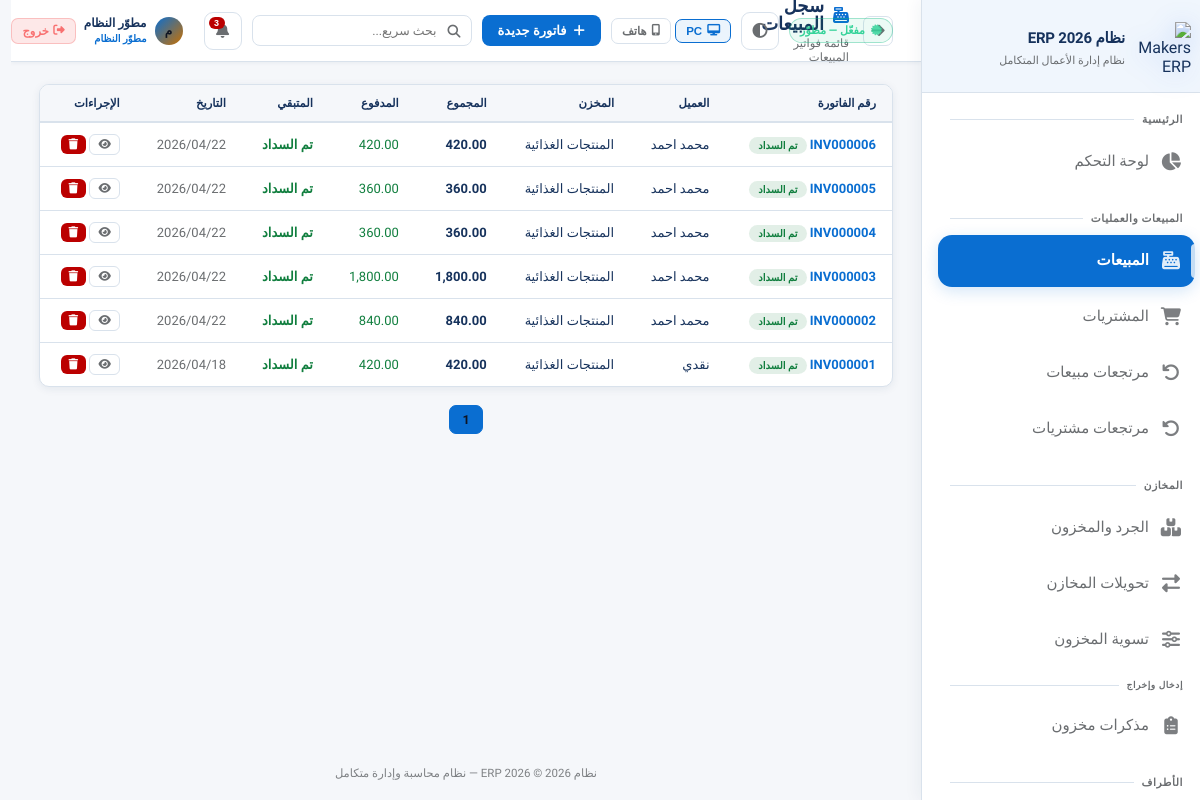
/sales (signed in), run on an earlier commit of the app's database.
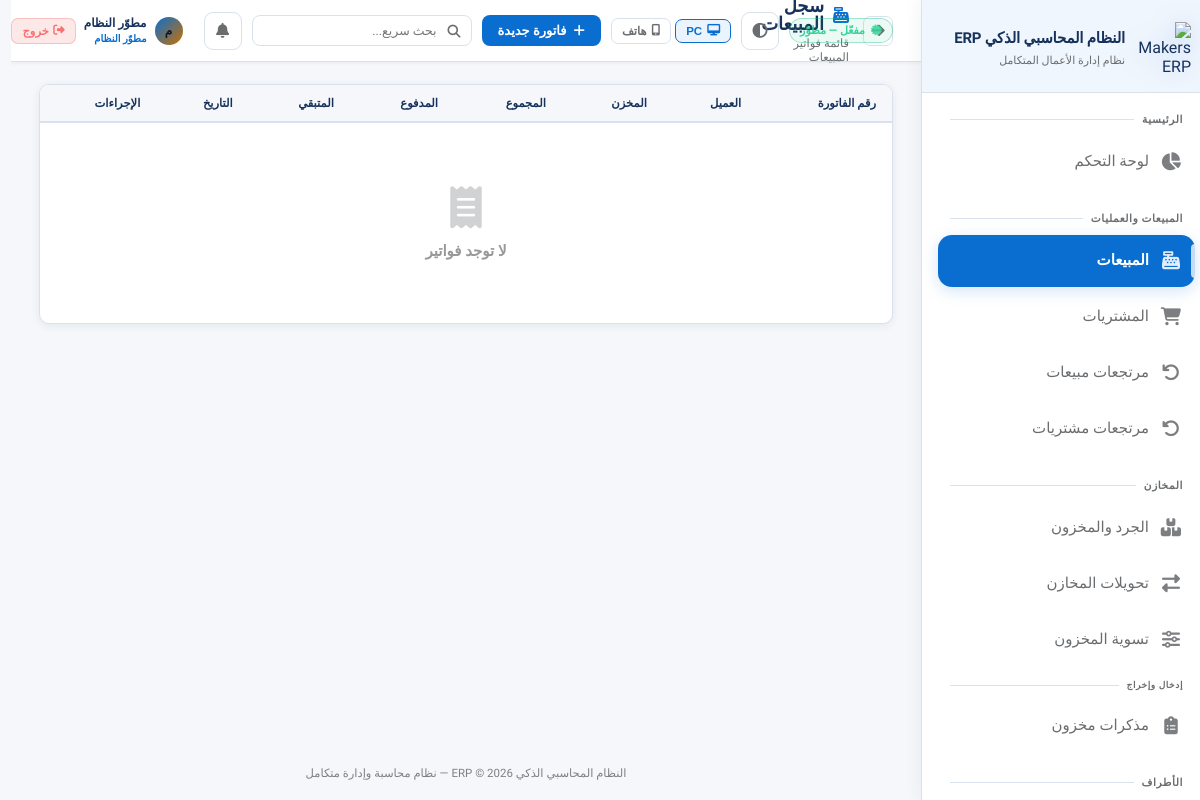
And on a later commit of the database.
### app.py (models this page shows)
class AppSetting(db.Model):
    id = db.Column(db.Integer, primary_key=True)
    key = db.Column(db.String(80), unique=True, nullable=False)
    value = db.Column(db.Text)

class Sale(db.Model):
    id = db.Column(db.Integer, primary_key=True)
    invoice_number = db.Column(db.String(50), unique=True)
    customer_id = db.Column(db.Integer, db.ForeignKey('customer.id'))
    warehouse_id = db.Column(db.Integer, db.ForeignKey('warehouse.id'))
    user_id = db.Column(db.Integer, db.ForeignKey('user.id'))
    date = db.Column(db.DateTime, default=datetime.utcnow)
    subtotal = db.Column(db.Float, default=0)
    discount = db.Column(db.Float, default=0)
    tax = db.Column(db.Float, default=0)
    total = db.Column(db.Float, default=0)
    paid = db.Column(db.Float, default=0)
    remaining = db.Column(db.Float, default=0)
    status = db.Column(db.String(20), default='completed')
    notes = db.Column(db.Text)
    items = db.relationship('SaleItem', backref='sale', lazy=True, cascade='all, delete-orphan')
    user = db.relationship('User')
    warehouse = db.relationship('Warehouse')

class Customer(db.Model):
    id = db.Column(db.Integer, primary_key=True)
    code = db.Column(db.String(50), unique=True)
    name = db.Column(db.String(200), nullable=False)
    phone = db.Column(db.String(20))
    email = db.Column(db.String(100))
    address = db.Column(db.Text)
    credit_limit = db.Column(db.Float, default=0)
    balance = db.Column(db.Float, default=0)
    is_active = db.Column(db.Boolean, default=True)
    created_at = db.Column(db.DateTime, default=datetime.utcnow)
    sales = db.relationship('Sale', backref='customer', lazy=True)

class Warehouse(db.Model):
    id = db.Column(db.Integer, primary_key=True)
    name = db.Column(db.String(100), nullable=False)
    branch_id = db.Column(db.Integer, db.ForeignKey('branch.id'))
    manager_id = db.Column(db.Integer, db.ForeignKey('user.id'))
    address = db.Column(db.String(200))
    is_active = db.Column(db.Boolean, default=True)
    manager = db.relationship('User', foreign_keys=[manager_id])

### app.py (the view)
@app.route('/sales')
@login_required
def sales():
    page = request.args.get('page', 1, type=int)
    sales = Sale.query.order_by(Sale.date.desc()).paginate(page=page, per_page=20)
    returned_ids = {r[0] for r in db.session.query(SaleReturn.sale_id).distinct().all()}
    fully_settled_sale_ids = set()
    for s in sales.items:
        if (s.remaining or 0) <= 0.0001:
            fully_settled_sale_ids.add(s.id)
        elif s.customer_id:
            paid = _customer_linked_payments_total(s.customer_id, s.invoice_number)
            if paid + 1e-6 >= float(s.remaining or 0):
                fully_settled_sale_ids.add(s.id)
    return render_template('sales.html', sales=sales, returned_sale_ids=returned_ids,
                           fully_settled_sale_ids=fully_settled_sale_ids)

### app.py (called while the page is built, shortened)
@login_manager.user_loader
def load_user(user_id):
    return User.query.get(int(user_id))

def user_can(user, perm: str) -> bool:
    if not user or not user.is_authenticated:
        return False
    if getattr(user, 'role', None) == 'developer':
        return True

def user_can_approve_transfers(user) -> bool:
    if not user or not user.is_authenticated:
        return False
    if getattr(user, 'role', None) in ('developer', 'admin'):
        return True
    custom = _perm_list_from_user(user)
    if custom is not None:
        return 'transfer_approve' in custom
    return False

def user_can_delete_users_account(user) -> bool:
    if not user or not user.is_authenticated:
        return False
    if getattr(user, 'role', None) == 'developer':
        return True

def permission_keys_for_editor(viewer):
    if not viewer or not getattr(viewer, 'is_authenticated', False):
        return [x for x in PERMISSION_KEYS if x[0] not in DEVELOPER_ONLY_PERMS]
    if getattr(viewer, 'role', None) == 'developer':
        return list(PERMISSION_KEYS)
    return [x for x in PERMISSION_KEYS if x[0] not in DEVELOPER_ONLY_PERMS]

### templates/sales.html (shortened to what this page needs)
{% extends 'base.html' %}
{% set block_icon = 'fas fa-cash-register' %}
{% block breadcrumb %}قائمة فواتير المبيعات{% endblock %}
{% block topbar_actions %}
<a href="{{ url_for('new_sale') }}" class="btn btn-primary"><i class="fas fa-plus"></i> فاتورة جديدة</a>
{% endblock %}
{% block content %}
<div class="card">
    <div class="table-container">
        <table>
            <thead><tr>
                <th>رقم الفاتورة</th><th>العميل</th><th>المخزن</th>
                <th>المجموع</th><th>المدفوع</th><th>المتبقي</th>
                <th>التاريخ</th><th>الإجراءات</th>
            </tr></thead>
            <tbody>
                {% for sale in sales.items %}
                <tr>
                    <td style="font-weight:700; color:var(--accent);">{{ sale.invoice_number }}{% if sale.id in fully_settled_sale_ids %} <span class="badge badge-success" style="font-size:10px;">تم السداد</span>{% endif %}</td>
                    <td>{{ sale.customer.name if sale.customer else 'نقدي' }}</td>
                    <td>{{ sale.warehouse.name if sale.warehouse else '—' }}</td>
                    <td style="font-weight:700;">{{ "{:,.2f}".format(sale.total) }}</td>
                    <td style="color:var(--success);">{{ "{:,.2f}".format(sale.paid) }}</td>
                    <td style="color:{{ 'var(--success)' if sale.remaining == 0 else 'var(--danger)' }};font-weight:{{ '700' if sale.remaining == 0 else 'normal' }};">
                        {% if sale.remaining == 0 %}
                            تم السداد
                        {% else %}
                            {{ "{:,.2f}".format(sale.remaining) }}
                        {% endif %}
                    </td>
                    <td style="color:var(--text-muted);">{{ sale.date.strftime('%Y/%m/%d') }}</td>
                    <td style="white-space:nowrap;">
                        <a href="{{ url_for('sale_detail', id=sale.id) }}" class="btn btn-outline btn-xs"><i class="fas fa-eye"></i></a>
                        {% if can('sales_purchases_delete') %}
                        <form method="POST" action="{{ url_for('delete_sale', id=sale.id) }}" style="display:inline;" onsubmit="return confirm('تأكيد حذف فاتورة المبيعات {{ sale.invoice_number }}؟');">
                            <button type="submit" class="btn btn-danger btn-xs" title="حذف الفاتورة"><i class="fas fa-trash"></i></button>
                        </form>
                        {% endif %}
                    </td>
                </tr>
                {% else %}
                <tr><td colspan="8"><div class="empty-state"><i class="fas fa-receipt"></i><h3>لا توجد فواتير</h3></div></td></tr>
                {% endfor %}
            </tbody>
        </table>
    </div>
</div>
<div class="pagination">
    {% for p in sales.iter_pages() %}
        {% if p %}<a href="{{ url_for('sales', page=p) }}" class="page-link {{ 'active' if p == sales.page }}">{{ p }}</a>
        {% else %}<span class="page-link">...</span>{% endif %}
    {% endfor %}
</div>
{% endblock %}

### templates/base.html (shortened to what the changed rows need)
<!DOCTYPE html>
<html lang="ar" dir="rtl" data-theme="fiori" data-layout-default="{{ layout_max_width | default('1400px') }}">
<head>
    <link rel="stylesheet" href="https://cdnjs.cloudflare.com/ajax/libs/font-awesome/6.5.0/css/all.min.css">
    <link rel="stylesheet" href="{{ url_for('static', filename='css/style.css') }}">
</head>
<body>
<aside class="sidebar sidebar-enterprise" id="sidebar">
    <div class="sidebar-logo">
        <div class="logo-text">
            <div class="name">{{ app_brand_title | default('النظام المحاسبي الذكي ERP') }}</div>
            <div class="sub">نظام إدارة الأعمال المتكامل</div>
        </div>
    </div>
</aside>
<main class="main-content">
    <div class="topbar">
        <div style="display:flex;align-items:center;gap:14px;">
        </div>
        <div class="topbar-right">
        </div>
    </div>
    <div class="content fade-in">
        {% block content %}{% endblock %}
    </div>
    <div class="app-footer-note">{{ app_brand_title }} © 2026 — نظام محاسبة وإدارة متكامل</div>
</main>
</body>
</html>

What changed in the data, as far as the page shows it:
removed Sale: invoice_number "INV000006", shows "تم السداد", customer "محمد احمد", warehouse "المنتجات الغذائية", total "420.00", paid "420.00", remaining "تم السداد", date "2026/04/22"
removed Sale: invoice_number "INV000005", shows "تم السداد", customer "محمد احمد", warehouse "المنتجات الغذائية", total "360.00", paid "360.00", remaining "تم السداد", date "2026/04/22"
removed Sale: invoice_number "INV000004", shows "تم السداد", customer "محمد احمد", warehouse "المنتجات الغذائية", total "360.00", paid "360.00", remaining "تم السداد", date "2026/04/22"
removed Sale: invoice_number "INV000003", shows "تم السداد", customer "محمد احمد", warehouse "المنتجات الغذائية", total "1,800.00", paid "1,800.00", remaining "تم السداد", date "2026/04/22"
removed Sale: invoice_number "INV000002", shows "تم السداد", customer "محمد احمد", warehouse "المنتجات الغذائية", total "840.00", paid "840.00", remaining "تم السداد", date "2026/04/22"
removed Sale: invoice_number "INV000001", shows "تم السداد", customer "نقدي", warehouse "المنتجات الغذائية", total "420.00", paid "420.00", remaining "تم السداد", date "2026/04/18"
changed AppSetting: value "نظام ERP 2026" → "النظام المحاسبي الذكي ERP"
Also different on the page:
text now shown: "لا توجد فواتير"
